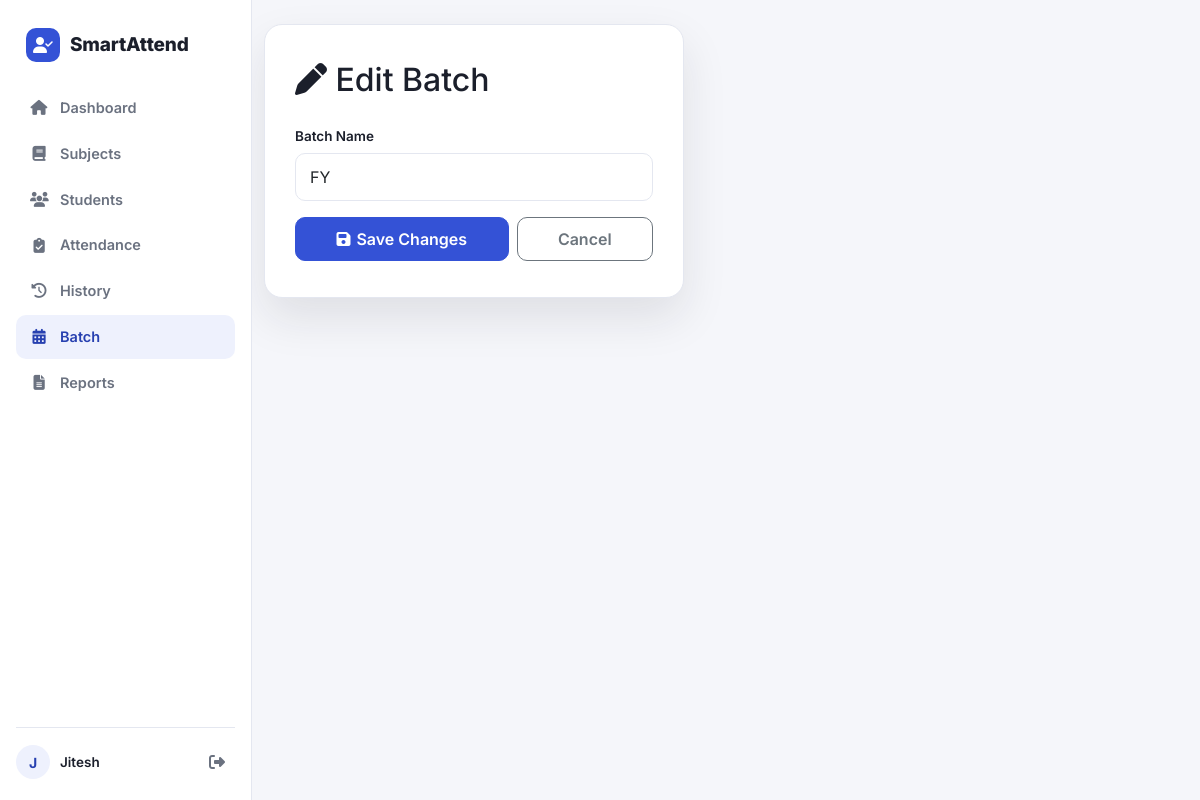
Screenshot of /batches/edit/1 (signed in) with the database file from the repository.
### backend/models/user.py (models this page shows, shortened)
class User(UserMixin, db.Model):
    __tablename__ = "users"
    id = db.Column(
        db.Integer,
        primary_key=True
    )
    name = db.Column(
        db.String(100),
        nullable=False
    )
    email = db.Column(
        db.String(255),
        unique=True,
        nullable=False,
        index=True
    )
    password_hash = db.Column(
        db.String(255),
        nullable=False
    )
    is_verified = db.Column(
        db.Boolean,
        default=False,
        nullable=False
    )
    verification_token = db.Column(
        db.String(255),
        unique=True,
        nullable=True
    )
    verification_token_expiry = db.Column(
        db.DateTime(timezone=True),
        nullable=True
    )
    reset_token = db.Column(
        db.String(255),
        unique=True,
        nullable=True
    )
    reset_token_expiry = db.Column(
        db.DateTime(timezone=True),
        nullable=True
    )
    api_token = db.Column(
        db.String(255),
        unique=True,
        nullable=True,
        index=True
    )
    created_at = db.Column(
        db.DateTime(timezone=True),
        default=lambda: datetime.now(timezone.utc),
        nullable=False
    )
    students = db.relationship(
        "Student",
        back_populates="owner",
        cascade="all, delete-orphan"
    )
    subjects = db.relationship(
        "Subject",
        back_populates="owner",
        cascade="all, delete-orphan"
    )
    attendances = db.relationship(
        "Attendance",
        back_populates="owner",
        cascade="all, delete-orphan"
    )
    batches = db.relationship(
        "Batch",
        back_populates="owner",
        cascade="all, delete-orphan"
    )

### backend/models/batch.py (models this page shows, shortened)
class Batch(db.Model):
    __tablename__ = "batches"
    id = db.Column(
        db.Integer,
        primary_key=True
    )
    user_id = db.Column(
        db.Integer,
        db.ForeignKey(
            "users.id",
            ondelete="CASCADE"
        ),
        nullable=False,
        index=True
    )
    name = db.Column(
        db.String(50),
        nullable=False
    )
    created_at = db.Column(
        db.DateTime(timezone=True),
        default=lambda: datetime.now(timezone.utc),
        nullable=False
    )
    owner = db.relationship(
        "User",
        back_populates="batches"
    )
    students = db.relationship(
        "Student",
        back_populates="assigned_batch"
    )
    subjects = db.relationship(
        "Subject",
        back_populates="batch"
    )
    __table_args__ = (
        db.UniqueConstraint(
            "user_id",
            "name",
            name="unique_batch_per_user"
        ),
    )

### backend/routes/batches.py (the view, shortened to what this page needs)
@batch_bp.route("/edit/<int:batch_id>", methods=["GET", "POST"])
@login_required
def edit_batch(batch_id):
    batch = Batch.query.filter_by(
        id=batch_id,
        user_id=current_user.id
    ).first_or_404()
    if request.method == "GET":
        return render_template("edit_batch.html", batch=batch)

### frontend/templates/edit_batch.html (shortened to what this page needs)
{% extends "base.html" %}
{% block content %}
<div class="container py-4">
    <div class="auth-card">
        <h2 class="mb-4">
            <i class="fa-solid fa-pen"></i>
            Edit Batch
        </h2>
        <form method="POST" action="{{ url_for('batches.edit_batch', batch_id=batch.id) }}">
            <div class="mb-3">
                <label class="form-label">Batch Name</label>
                <input type="text" name="name" class="form-control" maxlength="50" value="{{ batch.name }}" required autofocus>
            </div>
            <div class="d-flex flex-column flex-sm-row gap-2 mt-2">
                <button type="submit" class="btn btn-primary flex-fill">
                    <i class="fa-solid fa-save"></i>
                    Save Changes
                </button>
                <a href="{{ url_for('batches.list_batches') }}" class="btn btn-outline-secondary flex-fill">
                    Cancel
                </a>
            </div>
        </form>
    </div>
</div>
{% endblock %}

### frontend/templates/base.html (shortened to what this page needs)
<!DOCTYPE html>
<html lang="en">
<head>
    <link href="https://cdn.jsdelivr.net/npm/bootstrap@5.3.6/dist/css/bootstrap.min.css" rel="stylesheet">
    <link rel="stylesheet"
          href="https://cdnjs.cloudflare.com/ajax/libs/font-awesome/6.7.2/css/all.min.css">
    <link rel="stylesheet"
          href="{{ url_for('static', filename='css/style.css') }}">
</head>
<body class="{% if current_user.is_authenticated %}has-app-shell{% endif %}">
    {% if current_user.is_authenticated %}
    <aside class="app-sidebar d-none d-lg-flex flex-column">
        <a href="{{ url_for('dashboard.dashboard') }}" class="sidebar-brand">
            <span class="sidebar-brand-mark"><i class="fa-solid fa-user-check"></i></span>
            <span class="sidebar-brand-text">SmartAttend</span>
        </a>
        <nav class="sidebar-nav">
            <a href="{{ url_for('dashboard.dashboard') }}"
               class="sidebar-link {% if request.endpoint == 'dashboard.dashboard' %}active{% endif %}">
                <i class="fa-solid fa-house"></i> <span>Dashboard</span>
            </a>
            <a href="{{ url_for('subjects.list_subjects') }}"
               class="sidebar-link {% if request.blueprint == 'subjects' %}active{% endif %}">
                <i class="fa-solid fa-book"></i> <span>Subjects</span>
            </a>
            <a href="{{ url_for('students.student_list') }}"
               class="sidebar-link {% if request.blueprint == 'students' %}active{% endif %}">
                <i class="fa-solid fa-users"></i> <span>Students</span>
            </a>
            <a href="{{ url_for('attendance.mark_attendance') }}"
               class="sidebar-link {% if request.endpoint == 'attendance.mark_attendance' %}active{% endif %}">
                <i class="fa-solid fa-clipboard-check"></i> <span>Attendance</span>
            </a>
            <a href="{{ url_for('attendance.history') }}"
               class="sidebar-link {% if request.endpoint == 'attendance.history' %}active{% endif %}">
                <i class="fa-solid fa-clock-rotate-left"></i> <span>History</span>
            </a>
            <a href="{{ url_for('batches.list_batches') }}"
               class="sidebar-link {% if request.blueprint == 'batches' %}active{% endif %}">
                <i class="fa-solid fa-calendar-days"></i> <span>Batch</span>
            </a>
            <a href="{{ url_for('reports.reports_page') }}"
               class="sidebar-link {% if request.blueprint == 'reports' %}active{% endif %}">
                <i class="fa-solid fa-file-lines"></i> <span>Reports</span>
            </a>
        </nav>
        <div class="sidebar-footer">
            <div class="sidebar-user">
                <span class="sidebar-user-avatar">{{ current_user.name[0]|upper }}</span>
                <span class="sidebar-user-name">{{ current_user.name }}</span>
            </div>
            <a href="{{ url_for('auth.logout') }}" class="sidebar-logout" title="Logout">
                <i class="fa-solid fa-right-from-bracket"></i>
            </a>
        </div>
    </aside>
    {% endif %}
    <main class="{% if current_user.is_authenticated %}app-main{% endif %}">
        {% block content %}
        {% endblock %}
    </main>
</body>
</html>

### frontend/static/css/style.css (style rules this page uses)
:root { --sa-primary:#3452D6; --sa-primary-dark:#2740B0; --sa-primary-light:#EEF1FD; --sa-ink:#1B1F2B; --sa-muted:#6B7280; --sa-bg:#F5F6FA; --sa-surface:#FFFFFF; --sa-border:#E4E7F0; --sa-success:#1F9D6E; --sa-success-light:#E7F6EF; --sa-danger:#E0473F; --sa-danger-light:#FDECEB; --sa-warning:#DB9A2C; --sa-warning-light:#FCF3E3; --sa-radius-lg:18px; --sa-radius:14px; --sa-radius-sm:10px; --sa-sidebar-w:252px; --sa-bottomnav-h:60px; --sa-topbar-h:56px; --safe-top:env(safe-area-inset-top, 0px); --safe-bottom:env(safe-area-inset-bottom, 0px); --safe-left:env(safe-area-inset-left, 0px); --safe-right:env(safe-area-inset-right, 0px); }
* { box-sizing:border-box; }
body { margin:0; padding:0; font-family:'Inter', -apple-system, BlinkMacSystemFont, 'Segoe UI', Roboto, sans-serif; background:var(--sa-bg); color:var(--sa-ink); -webkit-tap-highlight-color:transparent; }
a { text-decoration:none; }
.app-main { min-height:100vh; padding-bottom:24px; }
@media (min-width:992px) { .app-main { margin-left:var(--sa-sidebar-w); } }
.app-sidebar { position:fixed; top:0; left:0; bottom:0; width:var(--sa-sidebar-w); background:var(--sa-surface); border-right:1px solid var(--sa-border); padding:20px 16px; z-index:1030; }
.sidebar-brand { display:flex; align-items:center; gap:10px; padding:8px 10px 24px; font-weight:800; font-size:19px; color:var(--sa-ink); letter-spacing:-0.01em; }
.sidebar-brand-mark { width:34px; height:34px; border-radius:10px; background:var(--sa-primary); color:#fff; display:flex; align-items:center; justify-content:center; font-size:16px; flex-shrink:0; }
.sidebar-nav { display:flex; flex-direction:column; gap:2px; }
.sidebar-link { display:flex; align-items:center; gap:12px; padding:11px 14px; border-radius:var(--sa-radius-sm); color:var(--sa-muted); font-weight:600; font-size:14.5px; transition:background .15s ease, color .15s ease; }
.sidebar-link i { width:18px; text-align:center; font-size:15px; }
.sidebar-link.active { background:var(--sa-primary-light); color:var(--sa-primary-dark); }
.sidebar-footer { margin-top:auto; padding-top:16px; border-top:1px solid var(--sa-border); display:flex; align-items:center; gap:10px; position:absolute; bottom:20px; left:16px; right:16px; }
.sidebar-user { display:flex; align-items:center; gap:10px; flex:1; min-width:0; }
.sidebar-user-avatar { width:34px; height:34px; border-radius:50%; background:var(--sa-primary-light); color:var(--sa-primary-dark); display:flex; align-items:center; justify-content:center; font-weight:700; font-size:14px; flex-shrink:0; }
.sidebar-user-name { font-weight:600; font-size:13.5px; white-space:nowrap; overflow:hidden; text-overflow:ellipsis; }
.sidebar-logout { width:36px; height:36px; border-radius:var(--sa-radius-sm); display:flex; align-items:center; justify-content:center; color:var(--sa-muted); flex-shrink:0; transition:background .15s ease, color .15s ease; }
.btn { border-radius:var(--sa-radius-sm); font-weight:600; min-height:44px; display:inline-flex; align-items:center; justify-content:center; gap:6px; }
.btn-primary { background:var(--sa-primary); border-color:var(--sa-primary); }
.form-control, .form-select { border-radius:var(--sa-radius-sm); padding:11px 14px; border:1px solid var(--sa-border); min-height:44px; }
.form-label { font-weight:600; font-size:13.5px; color:var(--sa-ink); margin-bottom:6px; }
.auth-card { width:100%; max-width:420px; background:var(--sa-surface); border-radius:var(--sa-radius-lg); padding:36px 30px; box-shadow:0 20px 45px rgba(27,31,43,0.10); border:1px solid var(--sa-border); }

### rows the page displays
User: name "J", name "Jitesh"
Batch: name "FY"
